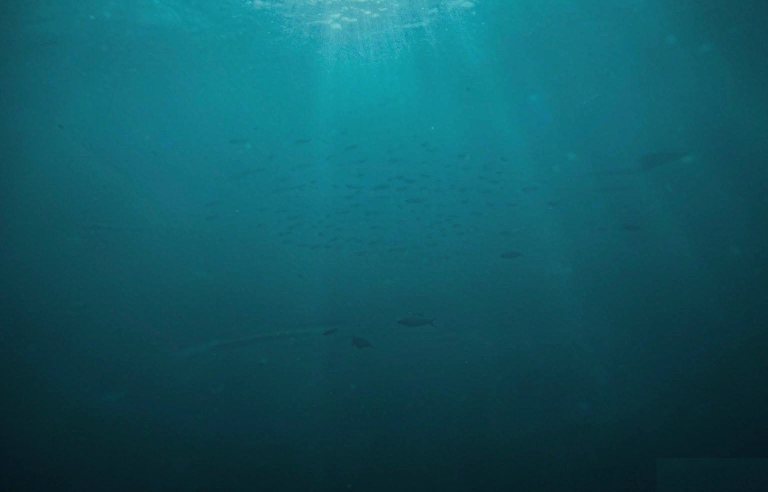
#> input picture docs/shots/env_v2/_backup_pre_defish_V6.81/L2.webp, 1536 x 984 px (shown at 1/2 size)
$ python prep_sub_art.py ../docs/shots/env_v2/_backup_pre_defish_V6.81/L2.webp
#> lines starting #> are read from the running program, lines starting #| are printed output that depends on the picture; after the words box and inside, x2 and y2 are one past the last pixel; in counts of white or black regions, pixels touching at a corner belong together
#> in main, im is the input picture: PIL image 1536x984 RGB; mean R, G, B 16.2, 87.3, 98.3
### tools/dewatermark.py
#!/usr/bin/env python
# -*- coding: utf-8 -*-
"""
水印压制：去掉 AI 出图右下角的「AI生成 / WORKBUDDY」浅色角标。

为什么不能靠裁剪
----------------
角标固定在**右下角**，而那里往往正好是 UI 的关闭叉号 / 返回键所在 →
裁掉会把界面元素一起切走；`relight_bg.erase_corner` 的镜像填充也会把按钮
镜像成一份"重影"（背景图无所谓，UI 图不行）。

做法（利用水印的两个特征）
--------------------------
水印是**白色、低饱和、比局部背景亮**的文字叠加。于是：
  ① 用中值滤波估「局部背景」；
  ② 找出同时满足 `亮度显著高于背景` **且** `饱和度低` 的像素 —— 这就是水印；
  ③ 把这些像素拉回背景值，其余像素（青色描边、按钮、发光）一律不动。

判据里的"低饱和"是关键：UI 的霓虹描边是 #4fe8ff 这类高饱和青（sat≈0.69），
不会被误伤；而水印是灰白（sat≈0.05）会被吃掉。迭代若干次可压掉半透明的字缘。

用法
----
  python tools/dewatermark.py <src> --out <dst> [--box 0.84,0.88,1.0,1.0]
  python tools/dewatermark.py docs/ui_concept/screens/*.png --inplace
"""
from __future__ import annotations

import argparse
import glob
import os
import sys

import numpy as np
from PIL import Image, ImageFilter

LUMA = np.array([0.2126, 0.7152, 0.0722], dtype=np.float32)


def suppress(im: Image.Image, box=None, threshold: float = 0.045,
             sat_max: float = 0.32, iters: int = 3, ksize: int = 9) -> Image.Image:
    """压制 box 区域内的浅色低饱和水印。box 用归一化坐标 (x0,y0,x1,y1)。"""
#> called with threshold = 0.045, sat_max = 0.32, iters = 3, ksize = 9
    out = im.convert('RGB')
    W, H = out.size
    nx0, ny0, nx1, ny1 = box or (0.80, 0.86, 1.0, 1.0)
    x0, y0 = int(W * nx0), int(H * ny0)
    x1, y1 = int(W * nx1), int(H * ny1)

    for _ in range(iters):
        arr = np.asarray(out, dtype=np.float32) / 255.0
        bg = np.asarray(out.filter(ImageFilter.MedianFilter(size=ksize)),
                        dtype=np.float32) / 255.0
        mx = arr.max(axis=2)
        mn = arr.min(axis=2)
        sat = np.where(mx > 1e-6, (mx - mn) / np.maximum(mx, 1e-6), 0.0)
        L = arr @ LUMA
        Lb = bg @ LUMA

        region = np.zeros(L.shape, dtype=bool)
        region[y0:y1, x0:x1] = True
        hit = region & (L > Lb + threshold) & (sat < sat_max)
        if not hit.any():
            break
        arr[hit] = bg[hit]
        out = Image.fromarray((np.clip(arr, 0, 1) * 255.0 + 0.5).astype(np.uint8))
#> this loop made 1 pass
#> pass 1, in suppress, `mx = arr.max(axis=2)`:
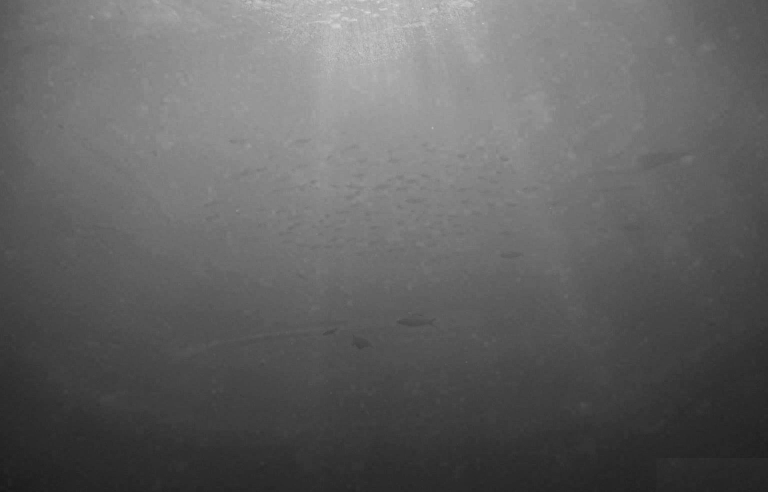
#> mx: shape (984, 1536) float32 (shown at 1/2 size); min 0.0941, max 0.882, mean 0.386
#> pass 1, in suppress, `mn = arr.min(axis=2)`:
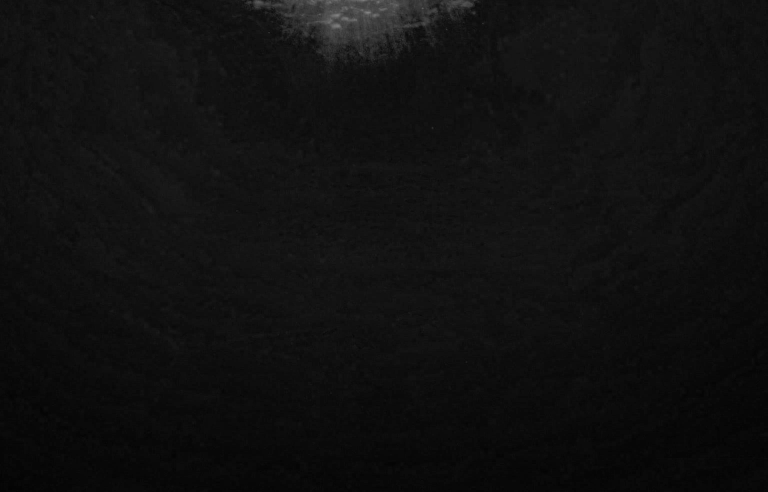
#> mn: shape (984, 1536) float32 (shown at 1/2 size); min 0.00392, max 0.533, mean 0.0636
#> after the loop:
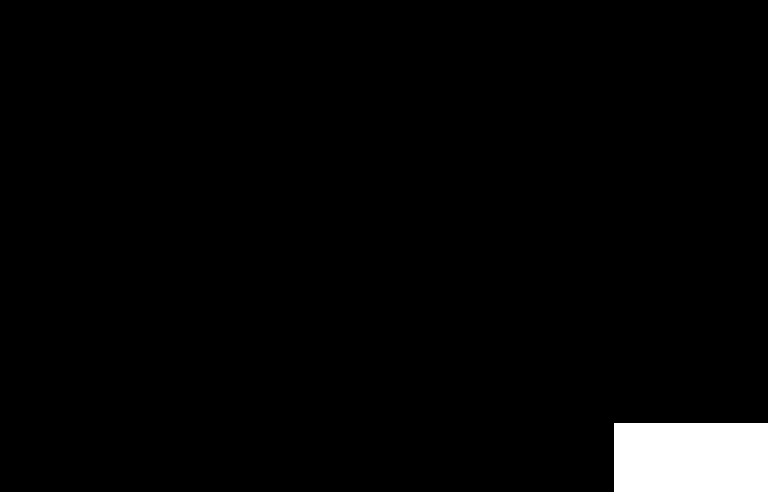
#> region: shape (984, 1536) bool (shown at 1/2 size); 2.8% white; 1 white region, box (x1, y1, x2, y2) and area: (1228, 846, 1536, 984) 42504
    return out


# [40 lines left out: function main, not called in this run]


# [2 lines that do not run on import are left out]

### tools/prep_sub_art.py
#!/usr/bin/env python
# -*- coding: utf-8 -*-
"""
潜航器**侧视机体位图**的固定后处理工序（V6.75）。

为什么需要它
------------
用户 2026-10-15 拍板：机体不再用矢量 `drawBody()` 实时绘制，改用**位图机体**。
但 AI 出图有三件事**不可控**，必须在本脚本里补齐：

  ① **比例**：模型先验极强，怎么要求都出「细长潜艇」（实测三张长高比 2.4~3.8），
     而游戏里机体必须是 `SUB_D × HULL_H = 88 × 56`（长高比 1.571）—— 因为
     `SEAT_MOUNTS` 的 `v` 就是按这个比例贴 `HULL_OUTLINE` 轮廓取的，而且
     炮座外缘直径 ~30px 必须坐得进艇高，艇不能太扁。
     ⇒ **各向异性缩放到 88×56**（实机只有 88px 宽，压缩看不出失真）。
  ② **背景**：`background=transparent` 不返回真 alpha（实拍 alpha 全 255，白底）。
     ⇒ 自己抠（亮度 + 饱和阈值 + 最大连通域去碎屑）。
  ③ **剪影**：AI 出的轮廓与 `HULL_OUTLINE` 不一致 ⇒ 炮位会「浮在艇外」。
     ⇒ **用 `HULL_OUTLINE` 裁 alpha**（保塔/鳍的出血，见下）。

④ **削硬亮边**（V6.77b）：AI 出图**必然**带一条沿剪影的 rim light（最外圈比内侧亮 1.5~1.8×）。
   缩到实机 88px 后就是用户看到的「白色的划线」⇒ 在**源域**（缩放到 88×56 之前，1~2px 可辨）
   与**画布域**（④ 裁完剪影之后、④b 开槽之前）各削一道。判据 / 时机见 `de_rim()`。
   ⛔ 与渲染层无关（`DiveGame.ts` 的挂载导轨是另一层）。

裁剪规则（关键）
----------------
  `alpha_final = alpha_src AND ( mask_trunk OR Y < oy OR Y >= oy + th )`

  · `mask_trunk` = `HULL_OUTLINE` 多边形 ⇒ 艇身剪影**严格等于**挂点基准，
    炮座必然落在轮廓线上（这是「挂点要对」的唯一保证）。
  · 躯干矩形**之外**的像素一律保留 ⇒ 指挥塔（背脊之上）与尾鳍（艇腹之下）
    作为**突破剪影**不被裁掉。
  · ⛔ 不要改成「保留躯干外的所有连通大块」—— 位图若比 `HULL_OUTLINE` 胖，
    多出来的那一圈本身就是个大连通块，会把裁切整个抵消掉。
  · ⚠️ mask/几何一律用**目标画布坐标**，且多边形尺寸必须乘超采样倍率 `K`
    （V6.75 踩过：漏乘 K ⇒ mask 只有躯干 1/4 宽 ⇒ 机体被裁得只剩上下两条）。

躯干定位（为什么用「列高众数」）
--------------------------------
  逐列高度 `colH(x)` 里，塔/鳍只占少数列 ⇒ **众数**天然是躯干厚度。
  比中值滤波稳（塔宽 ~320px，窗口要开到 400+ 才滤得掉，而那样会把艏艉抹平）。

用法
----
  python tools/prep_sub_art.py <src.png> [--out docs/shots/sub_art/sub_body]
                              [--k 4] [--pad 28] [--no-hull] [--diag]
                              [--expose 2.0] [--sat 1.15]
                              [--derim-src 2] [--derim-cv 4] [--derim-target 1.03]
"""
from __future__ import annotations

import argparse
import json
import sys
from collections import deque
from pathlib import Path

import numpy as np
from PIL import Image, ImageDraw, ImageFilter

sys.path.insert(0, str(Path(__file__).parent))
from dewatermark import suppress as dw_suppress  # noqa: E402

# ---- 与 `shared/dive/tables.ts` 同源的几何真值（改了必须同步）-----------------
SUB_D = 88          # 艇长 px
HULL_H = 56         # 艇高 px
MOUNT_RING_R = 7    # 转座半径（预览用）
SEAT_PORT_R = 4     # 槽底内孔半径（预览用）

# ★ V6.76 **发射槽**（机体位图自带的开孔）—— 用户原话：
#   「我要的是你机型图自带开孔的发射槽，发射装置是直接装上去的，漏出发射头，
#     不是你画上去的突兀感」。
#   槽心 = `SEAT_MOUNTS` 在躯干矩形里的位置；槽 = 圆角矩形，
#   半宽 `SLOT_HW`（沿艇长）、深 `SLOT_HD`（沿挂点法线**往艇内**，从座心起算）。
#   ⚠️ 三个判据（动一个必须核另外两个，见 tables.ts 同名常量的注释）：
#     ① `2×SLOT_HW(13px) < 相邻座间距 0.46×44 ≈ 20px`（六槽之间留得住缝）
#     ② `SLOT_HD ≥ 发射器机匣的尾部入槽量`（否则机匣尾巴压在艇身皮肤上）
#     ③ `2×SLOT_HW(13) ≲ 转座直径 2×MOUNT_RING_R(14)`（插件正好塞满槽口）
SLOT_HW = 6.5
SLOT_HD = 6.0

# `HULL_OUTLINE`（`DiveGame.ts` 同源）：14 点梭形，u ∈ [-1,1]、v ∈ [-1,1]
HULL_OUTLINE = [
    (1.00, -0.30), (0.86, -0.74), (0.46, -0.96), (-0.10, -1.00),
    (-0.60, -0.90), (-0.88, -0.62), (-1.00, -0.18), (-1.00, 0.18),
    (-0.88, 0.62), (-0.60, 0.90), (-0.10, 1.00), (0.46, 0.96),
    (0.86, 0.74), (1.00, 0.30),
]

# `SEAT_MOUNTS`（`shared/dive/tables.ts` 同源）：背 3 + 腹 3
SEAT_MOUNTS = [
    (0.66, 0.75), (0.60, -0.80),
    (0.24, 0.93), (-0.22, 0.93),
    (-0.62, 0.80), (-0.70, -0.67),
]

LUMA_W = np.array([0.2126, 0.7152, 0.0722], dtype=np.float32)


# =============================================================================
# 1. 抠图
# =============================================================================
def cutout(rgb: np.ndarray) -> np.ndarray:
    """白底 → alpha。判据：亮度低于白底，或饱和度明显（霓虹描边是有色的）。"""
    f = rgb.astype(np.float32)
    lum = f @ LUMA_W
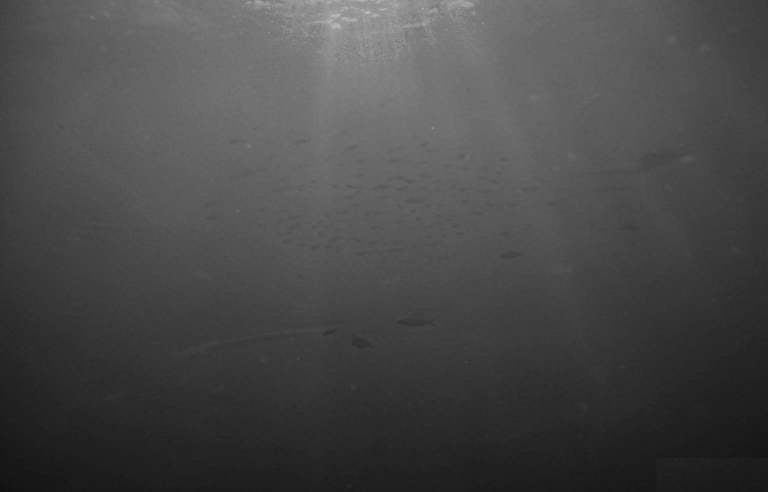
#> lum: shape (984, 1536) float32 (shown at 1/2 size); min 17.6, max 200.1, mean 73
    mx, mn = f.max(2), f.min(2)
    sat = (mx - mn) / (mx + 1e-6)
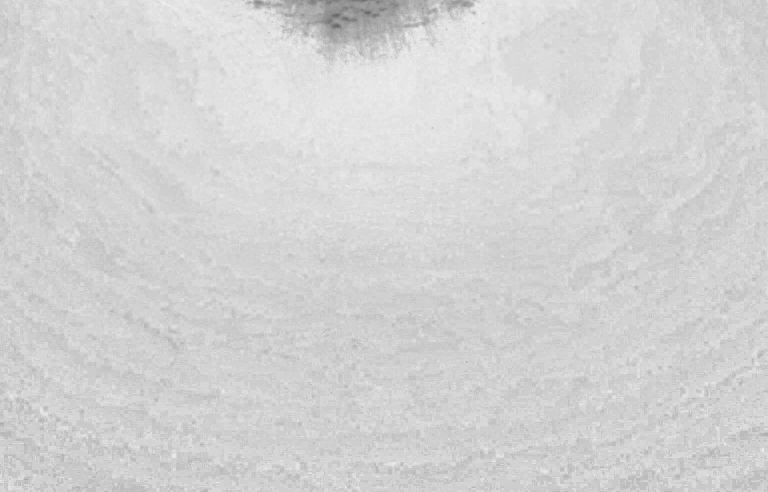
#> sat: shape (984, 1536) float32 (shown at 1/2 size); min 0.382, max 0.97, mean 0.83
    fg = (lum < 228) | (sat > 0.16)
#> fg: shape (984, 1536) bool; every value is 1
    keep = largest_component(fg)
    a = (keep * 255).astype(np.uint8)
    return np.asarray(Image.fromarray(a).filter(ImageFilter.BoxBlur(1)))


def largest_component(fg: np.ndarray) -> np.ndarray:
    """4-邻域 BFS，只保留最大连通域（1/2 降采样加速，再上采样）。"""
    h, w = fg.shape
#> h = 984; w = 1536
#> (the rest of the program and of its run is left out)
